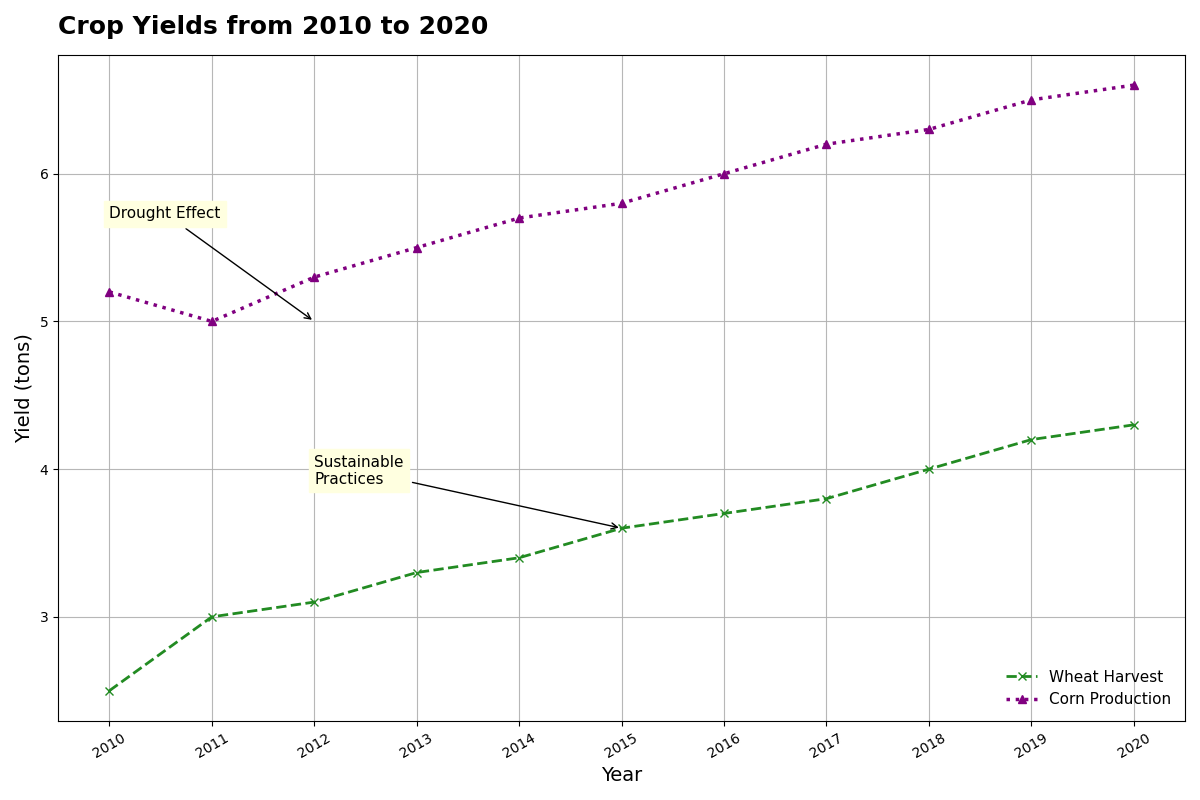

Write the Python code that produced this figure.
import matplotlib.pyplot as plt
import numpy as np

years = np.arange(2010, 2021)

wheat_yield = np.array([2.5, 3.0, 3.1, 3.3, 3.4, 3.6, 3.7, 3.8, 4.0, 4.2, 4.3])
corn_yield = np.array([5.2, 5.0, 5.3, 5.5, 5.7, 5.8, 6.0, 6.2, 6.3, 6.5, 6.6])

fig, ax = plt.subplots(figsize=(12, 8))

ax.plot(years, wheat_yield, label='Wheat Harvest', color='forestgreen', marker='x', linewidth=2, linestyle='--')
ax.plot(years, corn_yield, label='Corn Production', color='purple', marker='^', linewidth=2.5, linestyle=':')

ax.set_title('Crop Yields from 2010 to 2020', fontsize=18, fontweight='bold', loc='left', pad=15)
ax.set_xlabel('Year', fontsize=14)
ax.set_ylabel('Yield (tons)', fontsize=14)
ax.legend(loc='lower right', fontsize=11, frameon=False)

ax.grid(True, linestyle='-', alpha=0.9)

ax.set_xticks(years)
ax.set_xticklabels(years, rotation=30)

ax.annotate('Sustainable\nPractices', xy=(2015, 3.6), xytext=(2012, 3.9),
            arrowprops=dict(facecolor='red', arrowstyle='->'),
            fontsize=11, backgroundcolor='lightyellow')
ax.annotate('Drought Effect', xy=(2012, 5.0), xytext=(2010, 5.7),
            arrowprops=dict(facecolor='red', arrowstyle='->'),
            fontsize=11, backgroundcolor='lightyellow')

plt.tight_layout()

plt.show()
